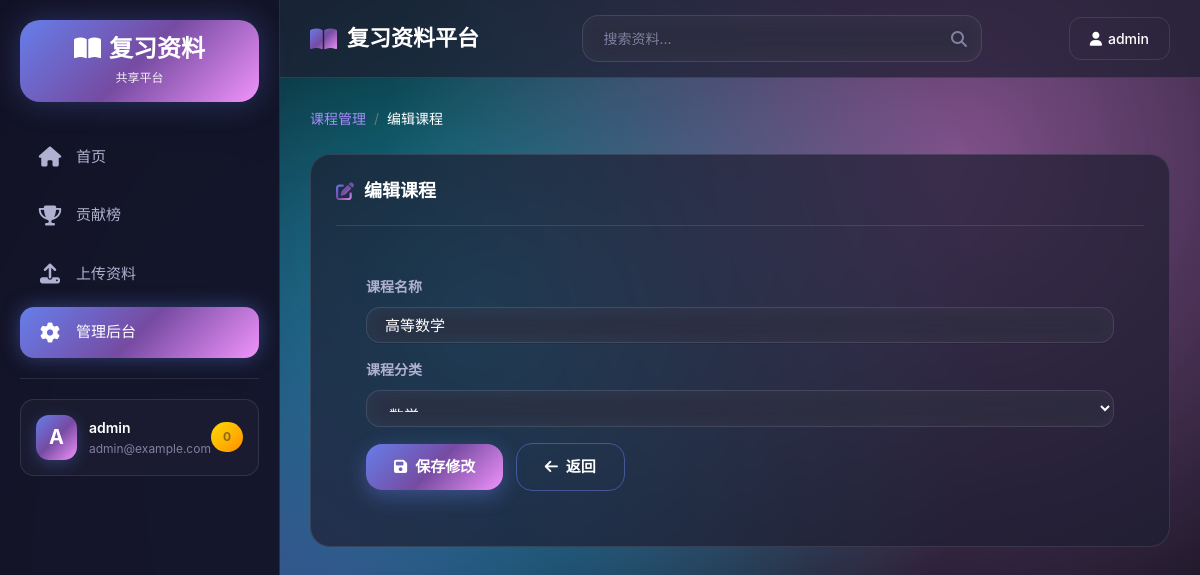
The page /admin/courses/1/edit (signed in) on the database its author committed.
### app/models.py (models this page shows, shortened)
class User(UserMixin, db.Model):
    id = db.Column(db.Integer, primary_key=True)
    username = db.Column(db.String(80), unique=True, nullable=False)
    email = db.Column(db.String(120), unique=True, nullable=False)
    password_hash = db.Column(db.String(128), nullable=False)
    is_admin = db.Column(db.Boolean, default=False)
    points = db.Column(db.Integer, default=0)
    created_at = db.Column(db.DateTime, default=datetime.utcnow)
    materials = db.relationship('Material', backref='uploader', lazy='dynamic')
    downloads = db.relationship('DownloadRecord', backref='user', lazy='dynamic')

class Course(db.Model):
    id = db.Column(db.Integer, primary_key=True)
    name = db.Column(db.String(100), nullable=False)
    category = db.Column(db.String(50), nullable=False)
    materials = db.relationship('Material', backref='course', lazy='dynamic')

### app/admin.py (the view)
@bp.route('/admin/courses/<int:course_id>/edit', methods=['GET', 'POST'])
@login_required
def edit_course(course_id):
    if not is_admin():
        flash('无权访问', 'danger')
        return redirect(url_for('main.index'))
    course = Course.query.get_or_404(course_id)
    if request.method == 'POST':
        course.name = request.form['name']
        course.category = request.form['category']
        db.session.commit()
        flash('课程信息已更新', 'success')
        return redirect(url_for('admin.manage_courses'))
    return render_template('admin/edit_course.html', course=course)

### app/admin.py (called while the page is built)
def is_admin():
    return current_user.is_authenticated and current_user.is_admin

### app/models.py (called while the page is built)
@login_manager.user_loader
def load_user(user_id):
    return User.query.get(int(user_id))

### app/templates/admin/edit_course.html (shortened to what this page needs)
{% extends 'base.html' %}
{% block content %}
<nav aria-label="breadcrumb" class="mb-4">
    <ol class="breadcrumb">
        <li class="breadcrumb-item"><a href="{{ url_for('admin.courses') }}">课程管理</a></li>
        <li class="breadcrumb-item active">编辑课程</li>
    </ol>
</nav>
<div class="glass-card animate-fade-in-up">
    <div class="glass-card-header">
        <h2 class="glass-card-title">
            <i class="fas fa-edit"></i>编辑课程
        </h2>
    </div>
    <div class="card-body" style="padding: 30px;">
        <form method="POST">
            <div class="form-group">
                <label for="name">课程名称</label>
                <input type="text" class="form-control" id="name" name="name" value="{{ course.name }}" required>
            </div>
            <div class="form-group">
                <label for="category">课程分类</label>
                <select class="form-control" id="category" name="category" required>
                    <option value="数学" {% if course.category == '数学' %}selected{% endif %}>数学</option>
                </select>
            </div>
            <button type="submit" class="btn btn-primary">
                <i class="fas fa-save"></i> 保存修改
            </button>
            <a href="{{ url_for('admin.courses') }}" class="btn btn-outline ml-2">
                <i class="fas fa-arrow-left"></i> 返回
            </a>
        </form>
    </div>
</div>
{% endblock %}

### app/templates/base.html (shortened to what this page needs)
<!DOCTYPE html>
<html lang="zh-CN">
<head>
    <link rel="stylesheet" href="https://cdn.jsdelivr.net/npm/bootstrap@4.6.2/dist/css/bootstrap.min.css">
    <link rel="stylesheet" href="https://cdnjs.cloudflare.com/ajax/libs/font-awesome/6.4.0/css/all.min.css">
</head>
<body>
    <div class="app-container">
        <aside class="sidebar" id="sidebar">
            <div class="sidebar-logo">
                <h1><i class="fas fa-book-open mr-2"></i>复习资料</h1>
                <p>共享平台</p>
            </div>
            <ul class="sidebar-nav">
                <li>
                    <a href="{{ url_for('main.index') }}" class="{% if request.endpoint == 'main.index' %}active{% endif %}">
                        <i class="fas fa-home"></i>首页
                    </a>
                </li>
                <li>
                    <a href="{{ url_for('main.leaderboard') }}" class="{% if request.endpoint == 'main.leaderboard' %}active{% endif %}">
                        <i class="fas fa-trophy"></i>贡献榜
                    </a>
                </li>
                {% if current_user.is_authenticated %}
                <li>
                    <a href="{{ url_for('main.upload') }}" class="{% if request.endpoint == 'main.upload' %}active{% endif %}">
                        <i class="fas fa-upload"></i>上传资料
                    </a>
                </li>
                {% endif %}
                {% if current_user.is_authenticated and current_user.is_admin %}
                <li>
                    <a href="{{ url_for('admin.admin_dashboard') }}" class="{% if request.endpoint.startswith('admin') %}active{% endif %}">
                        <i class="fas fa-cog"></i>管理后台
                    </a>
                </li>
                {% endif %}
            </ul>
            <div class="sidebar-divider"></div>
            {% if current_user.is_authenticated %}
            <div class="sidebar-user">
                <div class="sidebar-user-avatar">{{ current_user.username[0].upper() }}</div>
                <div class="sidebar-user-info">
                    <div class="name">{{ current_user.username }}</div>
                    <div class="email">{{ current_user.email }}</div>
                </div>
                <div class="sidebar-user-points">{{ current_user.points }}</div>
            </div>
            {% endif %}
        </aside>
        <div class="main-content">
            <nav class="navbar">
                <a class="navbar-brand" href="{{ url_for('main.index') }}">
                    <i class="fas fa-book-open"></i>复习资料平台
                </a>
                <div class="search-container">
                    <form action="{{ url_for('main.search') }}" method="get">
                        <input type="search" name="keyword" placeholder="搜索资料..." autocomplete="off">
                        <i class="fas fa-search"></i>
                    </form>
                </div>
                <div class="navbar-actions">
                    {% if current_user.is_authenticated %}
                    <div class="dropdown">
                        <button class="navbar-btn navbar-btn-outline" data-toggle="dropdown">
                            <i class="fas fa-user"></i> {{ current_user.username }}
                        </button>
                    </div>
                    {% endif %}
                </div>
            </nav>
            <main>
                {% block content %}{% endblock %}
            </main>
        </div>
    </div>
</body>
</html>

### rows shown on the page
User: username "A", username "admin", email "admin@example.com", points "0"
Course: name "高等数学", category "数学"
